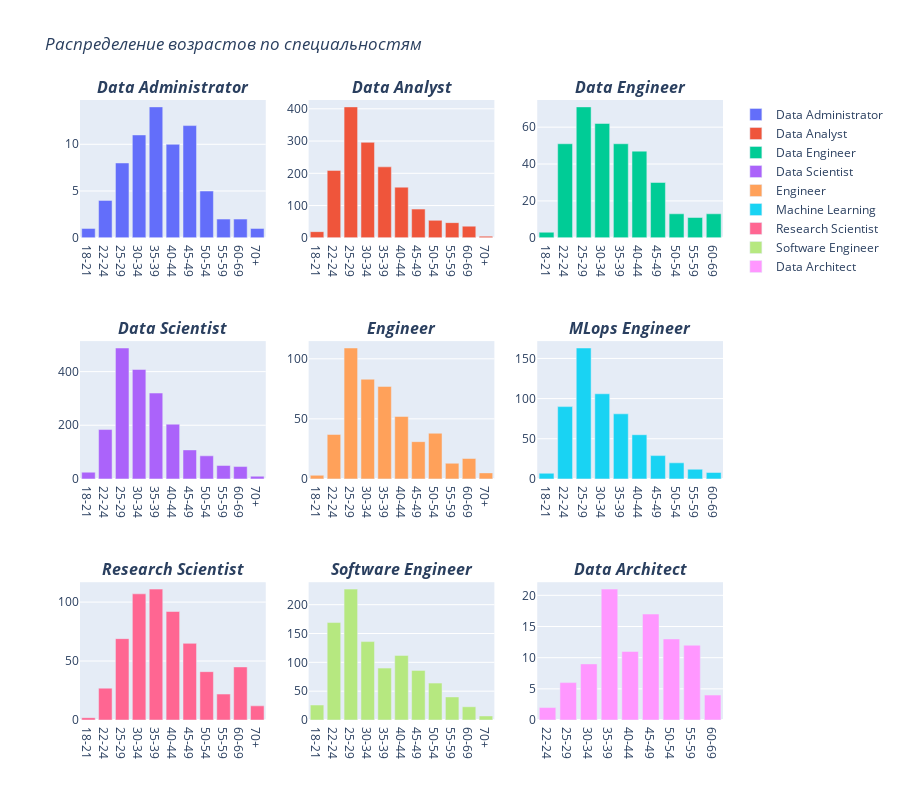

Here is the notebook cell this chart was saved with:
### Code cell
fig2 = make_subplots(rows=len(spec_list), cols=len(spec_list[0]),
                     subplot_titles = ['<b><i>'+_+'</i></b>' for _ in title_list])
for i in range(len(spec_list)):
    for j in range(len(spec_list[0])):
        data5 = data4[data4.Q23.str.startswith(spec_list[i][j], na=False)]
        fig2.add_trace(go.Bar(x=data5.Q2, y=data5.counter, name=spec_list[i][j]), 
                       row=i+1, col=j+1)
fig2.update_layout(title='<i>Распределение возрастов по специальностям</i>',
                   height=800)
fig2.show()

### Figure 1 — Plotly figure (JSON) as saved in the notebook; plotly's stock layout.template omitted (floating-point values rounded to 4 significant figures)
{"data": [{"name": "Data Administrator", "type": "bar", "x": ["18-21", "22-24", "25-29", "30-34", "35-39", "40-44", "45-49", "50-54", "55-59", "60-69", "70+"], "xaxis": "x", "y": [1, 4, 8, 11, 14, 10, 12, 5, 2, 2, 1], "yaxis": "y"}, {"name": "Data Analyst", "type": "bar", "x": ["18-21", "22-24", "25-29", "30-34", "35-39", "40-44", "45-49", "50-54", "55-59", "60-69", "70+"], "xaxis": "x2", "y": [19, 209, 406, 296, 220, 157, 89, 54, 47, 36, 5], "yaxis": "y2"}, {"name": "Data Engineer", "type": "bar", "x": ["18-21", "22-24", "25-29", "30-34", "35-39", "40-44", "45-49", "50-54", "55-59", "60-69"], "xaxis": "x3", "y": [3, 51, 71, 62, 51, 47, 30, 13, 11, 13], "yaxis": "y3"}, {"name": "Data Scientist", "type": "bar", "x": ["18-21", "22-24", "25-29", "30-34", "35-39", "40-44", "45-49", "50-54", "55-59", "60-69", "70+"], "xaxis": "x4", "y": [25, 184, 488, 408, 320, 204, 108, 86, 50, 46, 10], "yaxis": "y4"}, {"name": "Engineer", "type": "bar", "x": ["18-21", "22-24", "25-29", "30-34", "35-39", "40-44", "45-49", "50-54", "55-59", "60-69", "70+"], "xaxis": "x5", "y": [3, 37, 109, 83, 77, 52, 31, 38, 13, 17, 5], "yaxis": "y5"}, {"name": "Machine Learning", "type": "bar", "x": ["18-21", "22-24", "25-29", "30-34", "35-39", "40-44", "45-49", "50-54", "55-59", "60-69"], "xaxis": "x6", "y": [7, 90, 163, 106, 81, 55, 29, 20, 12, 8], "yaxis": "y6"}, {"name": "Research Scientist", "type": "bar", "x": ["18-21", "22-24", "25-29", "30-34", "35-39", "40-44", "45-49", "50-54", "55-59", "60-69", "70+"], "xaxis": "x7", "y": [2, 27, 69, 107, 111, 92, 65, 41, 22, 45, 12], "yaxis": "y7"}, {"name": "Software Engineer", "type": "bar", "x": ["18-21", "22-24", "25-29", "30-34", "35-39", "40-44", "45-49", "50-54", "55-59", "60-69", "70+"], "xaxis": "x8", "y": [26, 169, 227, 136, 90, 112, 86, 64, 40, 23, 7], "yaxis": "y8"}, {"name": "Data Architect", "type": "bar", "x": ["22-24", "25-29", "30-34", "35-39", "40-44", "45-49", "50-54", "55-59", "60-69"], "xaxis": "x9", "y": [2, 6, 9, 21, 11, 17, 13, 12, 4], "yaxis": "y9"}], "layout": {"annotations": [{"font": {"size": 16}, "showarrow": false, "text": "<b><i>Data Administrator</i></b>", "x": 0.1444, "xanchor": "center", "xref": "paper", "y": 1, "yanchor": "bottom", "yref": "paper"}, {"font": {"size": 16}, "showarrow": false, "text": "<b><i>Data Analyst</i></b>", "x": 0.5, "xanchor": "center", "xref": "paper", "y": 1, "yanchor": "bottom", "yref": "paper"}, {"font": {"size": 16}, "showarrow": false, "text": "<b><i>Data Engineer</i></b>", "x": 0.8556, "xanchor": "center", "xref": "paper", "y": 1, "yanchor": "bottom", "yref": "paper"}, {"font": {"size": 16}, "showarrow": false, "text": "<b><i>Data Scientist</i></b>", "x": 0.1444, "xanchor": "center", "xref": "paper", "y": 0.6111, "yanchor": "bottom", "yref": "paper"}, {"font": {"size": 16}, "showarrow": false, "text": "<b><i>Engineer</i></b>", "x": 0.5, "xanchor": "center", "xref": "paper", "y": 0.6111, "yanchor": "bottom", "yref": "paper"}, {"font": {"size": 16}, "showarrow": false, "text": "<b><i>MLops Engineer</i></b>", "x": 0.8556, "xanchor": "center", "xref": "paper", "y": 0.6111, "yanchor": "bottom", "yref": "paper"}, {"font": {"size": 16}, "showarrow": false, "text": "<b><i>Research Scientist</i></b>", "x": 0.1444, "xanchor": "center", "xref": "paper", "y": 0.2222, "yanchor": "bottom", "yref": "paper"}, {"font": {"size": 16}, "showarrow": false, "text": "<b><i>Software Engineer</i></b>", "x": 0.5, "xanchor": "center", "xref": "paper", "y": 0.2222, "yanchor": "bottom", "yref": "paper"}, {"font": {"size": 16}, "showarrow": false, "text": "<b><i>Data Architect</i></b>", "x": 0.8556, "xanchor": "center", "xref": "paper", "y": 0.2222, "yanchor": "bottom", "yref": "paper"}], "height": 800, "title": {"text": "<i>Распределение возрастов по специальностям</i>"}, "xaxis": {"anchor": "y", "domain": [0, 0.2889]}, "xaxis2": {"anchor": "y2", "domain": [0.3556, 0.6444]}, "xaxis3": {"anchor": "y3", "domain": [0.7111, 1]}, "xaxis4": {"anchor": "y4", "domain": [0, 0.2889]}, "xaxis5": {"anchor": "y5", "domain": [0.3556, 0.6444]}, "xaxis6": {"anchor": "y6", "domain": [0.7111, 1]}, "xaxis7": {"anchor": "y7", "domain": [0, 0.2889]}, "xaxis8": {"anchor": "y8", "domain": [0.3556, 0.6444]}, "xaxis9": {"anchor": "y9", "domain": [0.7111, 1]}, "yaxis": {"anchor": "x", "domain": [0.7778, 1]}, "yaxis2": {"anchor": "x2", "domain": [0.7778, 1]}, "yaxis3": {"anchor": "x3", "domain": [0.7778, 1]}, "yaxis4": {"anchor": "x4", "domain": [0.3889, 0.6111]}, "yaxis5": {"anchor": "x5", "domain": [0.3889, 0.6111]}, "yaxis6": {"anchor": "x6", "domain": [0.3889, 0.6111]}, "yaxis7": {"anchor": "x7", "domain": [0, 0.2222]}, "yaxis8": {"anchor": "x8", "domain": [0, 0.2222]}, "yaxis9": {"anchor": "x9", "domain": [0, 0.2222]}}}
